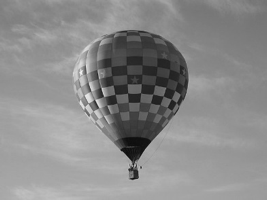
#> input picture lec4/Picture1.png, 267 x 200 px
$ python lab4.py
#> lines starting #> are read from the running program, lines starting #| are printed output that depends on the picture; after the words box and inside, x2 and y2 are one past the last pixel; in counts of white or black regions, pixels touching at a corner belong together
import numpy as np
import cv2 as cv
import math as m


# Task 1
# Create a distance map of 480 rows and 640 columns as shown below,
# The image has 0 at the corners and 255 at the middle.
# P (i, j) = 255 – (r / c * 255)
# Where: 	c = distance between location (0, 0) and center of image.
#     	    r = distance between pixel location and center of image.


def circularFilter(row, col):
#> called with row = 480, col = 640
    ciPic = np.zeros((row, col))
    rowCentre = row / 2
    colCentre = col / 2
    c = m.sqrt((0 - rowCentre) * (0 - rowCentre) + (0 - colCentre) * (0 - colCentre))
    for i in range(0, row):
        for j in range(0, col):
            r = m.sqrt((i - rowCentre) * (i - rowCentre) + (j - colCentre) * (j - colCentre))
            ciPic[i][j] = int(255 - (r / c * 255))
    return ciPic


cv.imwrite("circleFilter.png", circularFilter(480, 640))
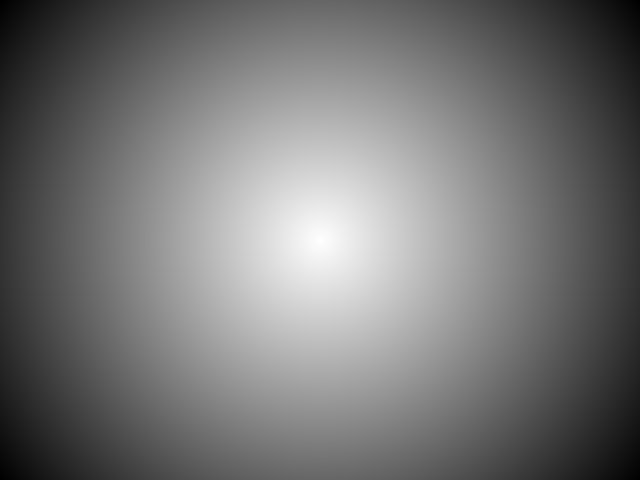
#> saved as circleFilter.png: shape (480, 640); min 0, max 255, mean 117.1


# Task 2
# Multiply the image obtained in Task 1 with image of the balloon.
# Take necessary measures for data types and ranges.

def mapRange(s):
    a1, a2, b1, b2 = 0, 200 * 267, 0, 255
    return b1 + ((s - a1) * (b2 - b1) / (a2 - a1))


balArray = cv.imread("./Picture1.png", 0)
#> balArray is the input picture: shape (200, 267); min 13, max 241, mean 138.6
brow, bcol = np.shape(balArray)
#> brow = 200; bcol = 267
temparray = circularFilter(brow, bcol)
new1array = np.zeros((brow, bcol))
for i in range(0, brow):
    for j in range(0, bcol):
        new1array[i][j] = int(mapRange(temparray[i][j] * balArray[i][j]))
#> this loop made 200 passes
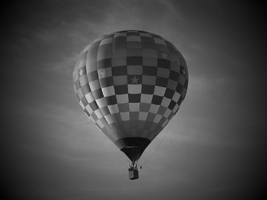
#> new1array: shape (200, 267) float64; min 0, max 212, mean 72.6
cv.imwrite("filteredPic.png", new1array)
print(new1array)
#> (printed output is left out)

# Task 3
# Write a code that take theta from the user and draw a rectangle in that direction as shown.
# The size of the image should be 500 x 500, origin of the angle is at location (i, j) = (450, 50)
# and, length and width of rectangle is equal to 400 and 20 pixels respectively. Description is on the next page.

# Now a point to lie inside the rectangle must meet the following four conditions.
# ¬	j < ((i-ax)/tan(-t))+ay:
# ¬	j > ((i-bx)/tan(-t))+by:
# ¬	j > ((i-ax)*tan(t))+ay:
# ¬	j < ((i-cx)*tan(t))+cy:
angleImage = np.zeros((500, 500))


def makeRectangleinWhite(angleinRadian, Image):
#> called with angleinRadian = 0.57
    x, y = [450, 50]
    t = angleinRadian
    l, w = [400, 20]
    ax = int(x + (w * m.cos(t)))
    ay = int(y + (w * m.sin(t)))
    bx = int(x - (w * m.cos(t)))
    by = int(y - (w * m.sin(t)))
    px = int(x - (l * m.sin(t)))
    py = int(y + (l * m.cos(t)))
    cx = int(px + (w * m.cos(t)))
    cy = int(py + (w * m.sin(t)))
    dx = int(px - (w * m.cos(t)))
    dy = int(py - (w * m.sin(t)))
    for i in range(0, 500):
        for j in range(0, 500):
            if j < ((i-ax)/m.tan(-t))+ay and j > ((i-bx)/m.tan(-t))+by and j > ((i-ax)*m.tan(t))+ay and j < ((i-cx)*m.tan(t))+cy:
                Image[i][j] = 255
    return Image


angleImage = makeRectangleinWhite(0.57, angleImage)
angleImage = makeRectangleinWhite(0.0001, angleImage)
cv.imwrite("angleImage.png", angleImage)
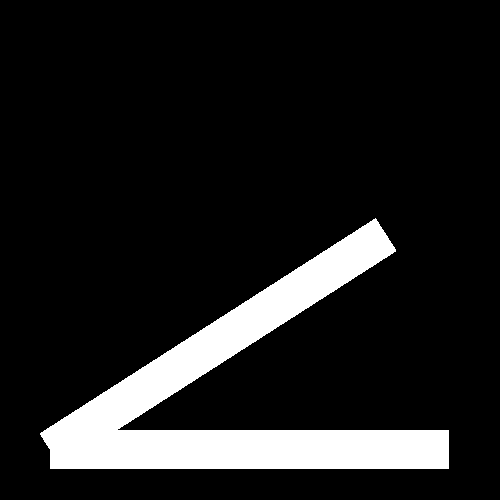
#> saved as angleImage.png: shape (500, 500); 11.9% white; 1 white region, box (x1, y1, x2, y2) and area: (40, 218, 449, 469) 29847
